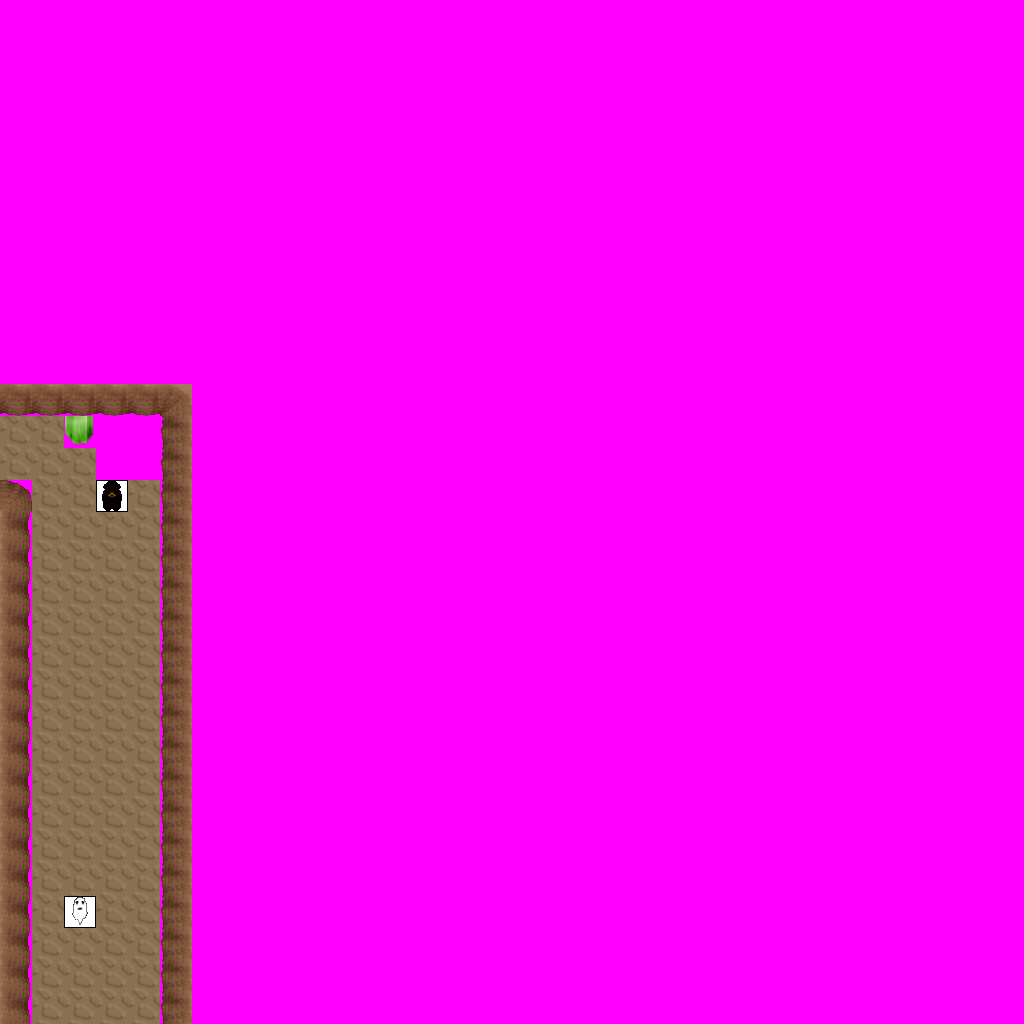

This is a level from a 2D game, rendered from its Tiled map with the project's own tilesets. A one-line summary and the map file follow, with tile-layer data summarised:
An orthogonal 32x32 tile map with 32x32 px tiles, 6 tile layers (Ground, Objects, Above, Walkable, ...), 6 tilesets and 4 objects (2x newmap, from_east_0, from_north_0).

<map version="1.0" orientation="orthogonal" width="32" height="32" tilewidth="32" tileheight="32">
 <tileset firstgid="1" name="ground_brown" tilewidth="32" tileheight="32">
  <image source="../drawable/ground_brown.png" width="160" height="32" />
 </tileset>
 <tileset firstgid="6" name="ground_rock_green_crystal" tilewidth="32" tileheight="32">
  <image source="../drawable/ground_rock_green_crystal.png" width="96" height="96" />
 </tileset>
 <tileset firstgid="15" name="logic_creature_animal" tilewidth="32" tileheight="32">
  <image source="../drawable/logic_creature_animal.png" width="256" height="128" />
 </tileset>
 <tileset firstgid="47" name="logic_creature_undead_specter" tilewidth="32" tileheight="32">
  <image source="../drawable/logic_creature_undead_specter.png" width="192" height="32" />
 </tileset>
 <tileset firstgid="53" name="building_wall_int_sandstone" tilewidth="32" tileheight="32">
  <image source="../drawable/building_wall_int_sandstone.png" width="96" height="160" />
 </tileset>
 <tileset firstgid="68" name="walkable_sentinel" tilewidth="32" tileheight="32">
  <image source="../drawable/walkable_sentinel.png" width="32" height="32" />
 </tileset>
 <layer name="Ground" width="32" height="32">
  <data>[1024 cells, 1024 non-empty, 2 distinct tile ids]</data>
 </layer>
 <layer name="Objects" width="32" height="32">
  <data>[1024 cells, 7 non-empty, 7 distinct tile ids]</data>
 </layer>
 <layer name="Above" width="32" height="32">
  <data>[1024 cells, 0 non-empty, 0 distinct tile ids]</data>
 </layer>
 <layer name="Walkable" width="32" height="32">
  <data>[1024 cells, 951 non-empty, 1 distinct tile ids]</data>
 </layer>
 <layer name="Objects_stendhal" width="32" height="32">
  <data>[1024 cells, 43 non-empty, 6 distinct tile ids]</data>
 </layer>
 <layer name="Objects_stendhal2" width="32" height="32">
  <data>[1024 cells, 2 non-empty, 2 distinct tile ids]</data>
 </layer>
 <objectgroup name="Mapevents" width="32" height="32">
  <object name="exit_west_0" type="newmap" x="0" y="416" width="32" height="64">
   <properties>
    <property name="map" value="level_1_ados_caves_x1_y1" />
    <property name="place" value="from_west_0" />
   </properties>
  </object>
  <object name="exit_south_0" type="newmap" x="32" y="992" width="128" height="32">
   <properties>
    <property name="map" value="level_1_ados_caves_x2_y2" />
    <property name="place" value="from_south_0" />
   </properties>
  </object>
 </objectgroup>
 <objectgroup name="Spawn" width="32" height="32">
  <object name="from_east_0" x="0" y="448" width="32" height="32" />
  <object name="from_north_0" x="96" y="992" width="32" height="32" />
 </objectgroup>
 <objectgroup name="Keys" width="32" height="32" />
 <objectgroup name="Replace" width="32" height="32" />
</map>
